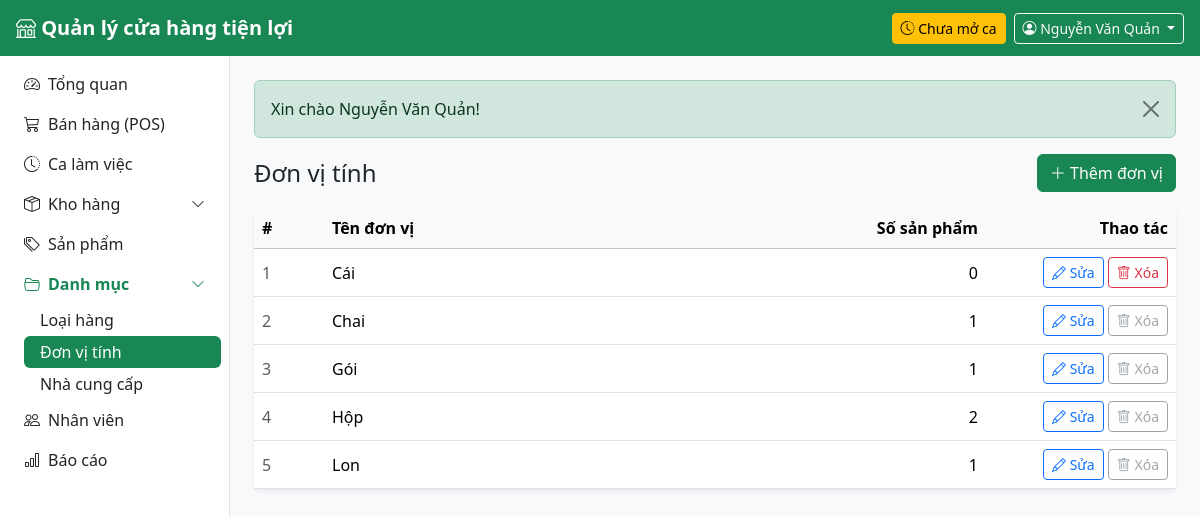
The page /public/units (signed in) on the database its author committed.
### tables this page shows
CREATE TABLE users (
    id            INT UNSIGNED AUTO_INCREMENT PRIMARY KEY,
    store_id      INT UNSIGNED NOT NULL,
    role_id       TINYINT UNSIGNED NOT NULL,
    username      VARCHAR(50) NOT NULL UNIQUE,
    password_hash VARCHAR(255) NOT NULL,
    full_name     VARCHAR(100) NOT NULL,
    phone         VARCHAR(20),
    email         VARCHAR(100),
    is_active     TINYINT(1) NOT NULL DEFAULT 1,
    last_login_at DATETIME NULL,
    created_at    DATETIME NOT NULL DEFAULT CURRENT_TIMESTAMP,
    CONSTRAINT fk_users_store FOREIGN KEY (store_id) REFERENCES stores(id),
    CONSTRAINT fk_users_role  FOREIGN KEY (role_id)  REFERENCES roles(id)
);

CREATE TABLE units (
    id          INT UNSIGNED AUTO_INCREMENT PRIMARY KEY,
    name        VARCHAR(50) NOT NULL UNIQUE         
);

### app/Core/Controller.php (called while the page is built, shortened)
<?php
abstract class Controller
{
    protected function view(string $view, array $data = [], ?string $layout = 'layouts/main'): void
    {
        View::render($view, $data, $layout);
    }
}

### app/Controllers/UnitController.php (called while the page is built, shortened)
<?php
class UnitController extends Controller
{
    private Unit $units;
    public function __construct()
    {
        $this->units = new Unit();
    }
    public function index(): void
    {
        $this->view('units/index', ['title' => 'Đơn vị tính', 'units' => $this->units->withProductCount()]);
    }
}

### public/index.php (called while the page is built, shortened)
<?php
spl_autoload_register(function (string $class): void {
    if (str_starts_with($class, 'App\\')) {
        $file = BASE_DIR . '/app/' . str_replace('\\', '/', substr($class, 4)) . '.php';
    }
});
require BASE_DIR . '/app/helpers.php';
$config = require BASE_DIR . '/config/config.php';
$router = new Router();
try {
    $router->dispatch($_SERVER['REQUEST_METHOD'], $_SERVER['REQUEST_URI']);
} catch (PDOException $e) {
    http_response_code(500);
    echo $config['app']['debug']
        ? '<h3>Lỗi CSDL</h3><pre>' . e($e->getMessage()) . '</pre><p>Kiểm tra config/config.php và đã import database/schema.sql + seed.sql chưa.</p>'
        : 'Hệ thống đang gặp sự cố, vui lòng thử lại sau.';
}

### app/Core/App.php (called while the page is built, shortened)
<?php
class App
{
    private static array $config = [];
    private static string $basePath = '';
    public static function boot(array $config): void
    {
        self::$config = $config;
        self::$basePath = rtrim(str_replace('\\', '/', dirname($_SERVER['SCRIPT_NAME'])), '/');
    }
    public static function config(string $key): mixed
    {
        $value = self::$config;
        foreach (explode('.', $key) as $part) {
            $value = $value[$part] ?? null;
        }
        return $value;
    }
    public static function basePath(): string
    {
        return self::$basePath;
    }
}

### app/helpers.php (called while the page is built, shortened)
<?php
function e(mixed $value): string
{
    return htmlspecialchars((string) $value, ENT_QUOTES, 'UTF-8');
}
function url(string $path = '/'): string
{
    return App::basePath() . '/' . ltrim($path, '/');
}
function asset(string $path): string
{
    return url('assets/' . ltrim($path, '/'));
}
function partial(string $name, array $data = []): void
{
    View::partial($name, $data);
}
function active(string $prefix): string
{
    $path = '/' . trim(substr(parse_url($_SERVER['REQUEST_URI'], PHP_URL_PATH), strlen(App::basePath())), '/');
    $match = $prefix === '/' ? $path === '/' : str_starts_with($path, $prefix);
    return $match ? 'active' : '';
}

### app/Models/Unit.php (called while the page is built, shortened)
<?php
class Unit extends Model
{
    public function withProductCount(): array
    {
        return $this->db->query(
            'SELECT u.id, u.name, COUNT(p.id) AS product_count
               FROM units u LEFT JOIN products p ON p.unit_id = u.id
              GROUP BY u.id, u.name
              ORDER BY u.name'
        )->fetchAll();
    }
}

### app/Core/Auth.php (called while the page is built, shortened)
<?php
class Auth
{
    private static ?array $current = null;
    private static bool $loaded = false;
    private static bool $revoked = false;
    public static function user(): ?array
    {
        if (self::$loaded) {
            return self::$current;
        }
        self::$loaded = true;
        $session = Session::get('user');
        $fresh = (new User())->findActiveForSession((int) $session['id']);
        return self::$current = $fresh;
    }
    public static function check(): bool
    {
        return self::user() !== null;
    }
    public static function hasRole(string ...$roles): bool
    {
        return in_array(self::user()['role'] ?? null, $roles, true);
    }
    public static function requireLogin(): void
    {
        if (!self::check()) {
            if (!self::$revoked) {
                Session::flash('warning', 'Vui lòng đăng nhập để tiếp tục.');
            }
            redirect('/login');
        }
    }
}

### app/Core/Model.php (called while the page is built, shortened)
<?php
abstract class Model
{
    public function __construct()
    {
        $this->db = Database::connection();
    }
}

### app/Core/Database.php (called while the page is built, shortened)
<?php
class Database
{
    private static ?PDO $pdo = null;
    public static function connection(): PDO
    {
        if (self::$pdo === null) {
            $c = App::config('db');
            $dsn = "mysql:host={$c['host']};port={$c['port']};dbname={$c['database']};charset={$c['charset']}";
            self::$pdo = new PDO($dsn, $c['username'], $c['password'], [
                PDO::ATTR_ERRMODE            => PDO::ERRMODE_EXCEPTION,
                PDO::ATTR_DEFAULT_FETCH_MODE => PDO::FETCH_ASSOC,
                PDO::ATTR_EMULATE_PREPARES   => false,
            ]);
        }
        return self::$pdo;
    }
}

### app/Models/User.php (called while the page is built, shortened)
<?php
class User extends Model
{
    public function findActiveForSession(int $id): ?array
    {
        $stmt = $this->db->prepare(
            'SELECT u.id, u.username, u.full_name, u.store_id, r.code AS role, r.name AS role_name
               FROM users u JOIN roles r ON r.id = u.role_id
              WHERE u.id = ? AND u.is_active = 1'
        );
        $stmt->execute([$id]);
        $row = $stmt->fetch();
        $row['id'] = (int) $row['id'];
        $row['store_id'] = (int) $row['store_id'];
        return $row;
    }
}

### app/Core/Session.php (called while the page is built, shortened)
<?php
class Session
{
    public static function get(string $key, mixed $default = null): mixed
    {
        return $_SESSION[$key] ?? $default;
    }
    public static function pullFlash(): array
    {
        $messages = $_SESSION['_flash'] ?? [];
        return $messages;
    }
}

### app/Models/Shift.php (called while the page is built, shortened)
<?php
class Shift extends Model
{
    public function findOpenByUser(int $userId): ?array
    {
        $stmt = $this->db->prepare(
            "SELECT *, TIMESTAMPDIFF(MINUTE, opened_at, NOW()) AS minutes_open
               FROM shifts WHERE user_id = ? AND status = 'open' ORDER BY id DESC LIMIT 1"
        );
        $stmt->execute([$userId]);
        return $stmt->fetch() ?: null;
    }
}

### app/Views/units/index.php (the view, shortened to what this page needs)
<div class="d-flex flex-wrap justify-content-between align-items-center gap-2 mb-3">
    <h1 class="h4 mb-0">Đơn vị tính</h1>
    <a href="<?= url('/units/create') ?>" class="btn btn-success">
        <i class="bi bi-plus-lg"></i> Thêm đơn vị
    </a>
</div>
<div class="card border-0 shadow-sm">
    <div class="table-responsive">
        <table class="table table-hover align-middle mb-0">
            <thead class="table-light">
                <tr>
                    <th style="width: 70px">#</th>
                    <th>Tên đơn vị</th>
                    <th class="text-end">Số sản phẩm</th>
                    <th class="text-end" style="width: 190px">Thao tác</th>
                </tr>
            </thead>
            <tbody>
            <?php foreach ($units as $i => $unit): ?>
                <tr>
                    <td class="text-muted"><?= $i + 1 ?></td>
                    <td class="fw-medium"><?= e($unit['name']) ?></td>
                    <td class="text-end"><?= e($unit['product_count']) ?></td>
                    <td class="text-end text-nowrap">
                        <a href="<?= url("/units/{$unit['id']}/edit") ?>" class="btn btn-sm btn-outline-primary">
                            <i class="bi bi-pencil"></i> Sửa
                        </a>
                        <?php if ((int) $unit['product_count'] > 0): ?>
                            <button class="btn btn-sm btn-outline-secondary" disabled
                                    title="Đang được dùng bởi sản phẩm nên không thể xóa">
                                <i class="bi bi-trash"></i> Xóa
                            </button>
                        <?php else: ?>
                            <?php partial('delete_button', [
                                'action'  => url("/units/{$unit['id']}/delete"),
                                'message' => 'Xóa đơn vị "' . $unit['name'] . '"?',
                            ]) ?>
                        <?php endif; ?>
                    </td>
                </tr>
            <?php endforeach; ?>
            </tbody>
        </table>
    </div>
</div>

### app/Views/partials/delete_button.php (shortened to what this page needs)
<form method="post" action="<?= e($action) ?>" class="d-inline"
      onsubmit="return confirm(<?= e(json_encode($message ?? 'Bạn chắc chắn muốn xóa?', JSON_UNESCAPED_UNICODE)) ?>)">
    <button class="btn btn-sm <?= e($class ?? 'btn-outline-danger') ?>">
        <i class="bi bi-<?= e($icon ?? 'trash') ?>"></i> <?= e($label ?? 'Xóa') ?>
    </button>
</form>

### app/Core/Router.php (shortened to what this page needs)
<?php
class Router
{
    private array $routes = [];
    private function add(string $method, string $path, array $action, ?array $roles): void
    {
        $this->routes[] = compact('method', 'pattern', 'action', 'roles');
    }
    public function dispatch(string $method, string $uri): void
    {
        $path = parse_url($uri, PHP_URL_PATH) ?? '/';
        $base = App::basePath();
        if ($base !== '' && str_starts_with($path, $base)) {
            $path = substr($path, strlen($base));
        }
        $path = '/' . trim(preg_replace('#^/index\.php#', '', $path), '/');
        foreach ($this->routes as $route) {
            if ($route['method'] !== $method || !preg_match($route['pattern'], $path, $m)) {
                continue;
            }
            if ($route['roles'] !== null) {
                Auth::requireLogin();
            }
            [$class, $fn] = $route['action'];
            $params = array_filter($m, 'is_string', ARRAY_FILTER_USE_KEY);
            (new $class())->$fn(...$params);
            return;
        }
    }
}

### app/Views/layouts/main.php (shortened to what this page needs)
<?php
$user = Auth::user();
$menu = [
    ['/',          'speedometer2', 'Tổng quan',     ['admin', 'cashier', 'warehouse']],
    ['/pos',       'cart3',        'Bán hàng (POS)', ['admin', 'cashier']],
    ['/shifts',    'clock-history', 'Ca làm việc',   ['admin', 'cashier']],
    ['#warehouse', 'box-seam',     'Kho hàng',       ['admin', 'warehouse'], [
        ['/inventory', 'Tồn kho'],
        ['/receipts',  'Phiếu nhập'],
    ]],
    ['/products',  'tags',         'Sản phẩm',       ['admin']],
    ['#catalog',   'folder2-open', 'Danh mục',       ['admin'], [
        ['/categories', 'Loại hàng'],
        ['/units',      'Đơn vị tính'],
        ['/suppliers',  'Nhà cung cấp'],
    ]],
    ['/users',     'people',       'Nhân viên',      ['admin']],
    ['/reports',   'bar-chart',    'Báo cáo',        ['admin']],
];
?>
<!doctype html>
<html lang="vi">
<head>
    <link rel="stylesheet" href="https://cdn.jsdelivr.net/npm/bootstrap@5.3.3/dist/css/bootstrap.min.css">
    <link rel="stylesheet" href="https://cdn.jsdelivr.net/npm/bootstrap-icons@1.11.3/font/bootstrap-icons.min.css">
    <link rel="stylesheet" href="<?= asset('css/app.css') ?>">
</head>
<body class="bg-body-tertiary">
<nav class="navbar navbar-dark bg-success sticky-top px-3">
    <a class="navbar-brand fw-semibold me-auto" href="<?= url('/') ?>">
        <i class="bi bi-shop"></i> <?= e(App::config('app.name')) ?>
    </a>
    <?php if (Auth::hasRole('admin', 'cashier')): ?>
        <?php $myShift = (new Shift())->findOpenByUser((int) $user['id']); ?>
        <a href="<?= url('/shifts') ?>" class="btn btn-sm me-2 <?= $myShift ? 'btn-light text-success' : 'btn-warning' ?>">
            <i class="bi bi-clock-history"></i>
            <?= $myShift ? 'Ca mở từ ' . e(date('H:i', strtotime($myShift['opened_at']))) : 'Chưa mở ca' ?>
        </a>
    <?php endif; ?>
    <div class="dropdown">
        <button class="btn btn-outline-light btn-sm dropdown-toggle" data-bs-toggle="dropdown">
            <i class="bi bi-person-circle"></i>
            <span class="d-none d-sm-inline"><?= e($user['full_name']) ?></span>
        </button>
    </div>
</nav>
<div class="d-flex">
    <aside class="offcanvas-lg offcanvas-start sidebar bg-white border-end" id="sidebar" tabindex="-1">
        <nav class="nav nav-pills flex-column p-2">
            <?php foreach ($menu as $i => $item): ?>
                <?php
                [$href, $icon, $label, $roles] = $item;
                $children = $item[4] ?? [];
                ?>
                <?php if ($children): ?>
                    <?php $open = array_filter($children, fn($c) => active($c[0]) !== ''); ?>
                    <a class="nav-link d-flex justify-content-between align-items-center <?= $open ? 'fw-semibold text-success' : '' ?>"
                       data-bs-toggle="collapse" href="#menu-group-<?= $i ?>" role="button"
                       aria-expanded="<?= $open ? 'true' : 'false' ?>" aria-controls="menu-group-<?= $i ?>">
                        <span><i class="bi bi-<?= $icon ?> me-2"></i><?= e($label) ?></span>
                        <i class="bi bi-chevron-down small"></i>
                    </a>
                    <div class="collapse <?= $open ? 'show' : '' ?>" id="menu-group-<?= $i ?>">
                        <div class="nav flex-column ms-3">
                            <?php foreach ($children as [$childHref, $childLabel]): ?>
                                <a class="nav-link py-1 <?= active($childHref) ?>" href="<?= url($childHref) ?>">
                                    <?= e($childLabel) ?>
                                </a>
                            <?php endforeach; ?>
                        </div>
                    </div>
                <?php else: ?>
                    <a class="nav-link <?= active($href) ?>" href="<?= url($href) ?>">
                        <i class="bi bi-<?= $icon ?> me-2"></i><?= e($label) ?>
                    </a>
                <?php endif; ?>
            <?php endforeach; ?>
        </nav>
    </aside>
    <main class="flex-grow-1 p-3 p-md-4 min-vw-0">
        <?php foreach (Session::pullFlash() as $f): ?>
            <div class="alert alert-<?= e($f['type']) ?> alert-dismissible fade show">
                <?= e($f['message']) ?>
                <button type="button" class="btn-close" data-bs-dismiss="alert"></button>
            </div>
        <?php endforeach; ?>
        <?= $content ?>
    </main>
</div>
</body>
</html>

### public/assets/css/app.css (style rules this page uses)
.sidebar { width: 230px; }
@media (min-width: 992px) { .sidebar { min-height: calc(100vh - 56px); position: sticky; top: 56px; align-self: flex-start; } }
.sidebar .nav-link { color: var(--bs-body-color); }
.sidebar .nav-link.active { background-color: var(--bs-success); color: #fff; }
.min-vw-0 { min-width: 0; }

### rows shown on the page
users: full_name "Nguyễn Văn Quản"
units: name "Cái", product_count "0"
units: name "Chai", product_count "1", shows "Xóa"
units: name "Gói", product_count "1", shows "Xóa"
units: name "Hộp", product_count "2", shows "Xóa"
units: name "Lon", product_count "1", shows "Xóa"

### other values the page prints
$label "Tổng quan"
$label "Bán hàng (POS)"
$label "Ca làm việc"
$label "Kho hàng"
$label "Sản phẩm"
$label "Danh mục"
$childLabel "Loại hàng"
$childLabel "Đơn vị tính"
$childLabel "Nhà cung cấp"
$label "Nhân viên"
$label "Báo cáo"
$f['message'] "Xin chào Nguyễn Văn Quản!"
